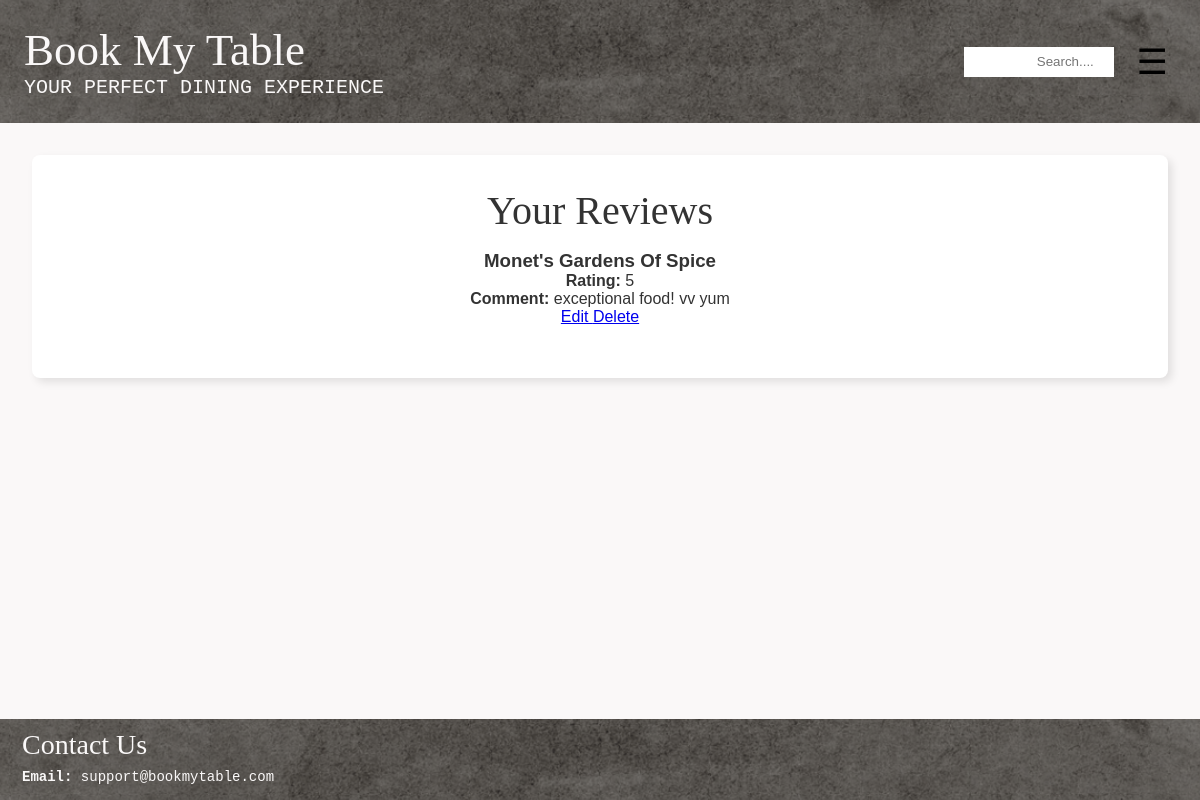
Screenshot of /my-review/ (signed in) with the database file from the repository.
### interactions/models.py (models this page shows, shortened)
class Review(models.Model):
    review_id = models.AutoField(primary_key=True)
    restaurant = models.ForeignKey(Restaurant, on_delete=models.CASCADE, related_name='reviews')
    user = models.ForeignKey(settings.AUTH_USER_MODEL, on_delete=models.CASCADE, related_name='reviews')
    rating = models.PositiveSmallIntegerField()
    comment = models.TextField(max_length=1000, blank=True)
    class Meta:
        unique_together = ('user', 'restaurant')       # A user can leave only one review per restaurant
        ordering = ['-review_id']

### restaurant/models.py (models this page shows, shortened)
class Restaurant(models.Model):
    R_ID = models.AutoField(primary_key=True)
    R_Name = models.CharField(max_length=100)
    owner = models.OneToOneField('users.Owner', on_delete=models.CASCADE, related_name='restaurant')
    R_EmailAddress = models.EmailField(unique=True)
    R_ContactNumber = models.CharField(unique = True, max_length=15)
    R_Address = models.TextField() # this will allow for multiple addresses too
    R_Description = models.TextField(blank=True, null=True) #can be left blank, will store NULL if no value exists
    R_CuisineTypes = models.CharField(max_length=100)
    R_ReservationCost = models.DecimalField(max_digits=10, decimal_places=2)
    R_OpenHours = models.CharField(max_length=100) # e.g "Mon-Fri: 9:00AM - 8PM"
    Rating = models.DecimalField(decimal_places=2, default=0.0, max_digits=100)
    NetRevenue = models.DecimalField(max_digits=15, decimal_places=2, default=0.0)

### users/views.py (the view)
# urls.py: path('my-review/', views.my_review, name='my_review'),
def my_review(request):
    user = request.user  # Get the currently logged-in user
    if user.is_customer:
        reviews = Review.objects.filter(user=user)
    elif user.is_owner:
        reviews = Review.objects.filter(restaurant__owner=user)
    return render(request, 'users/my_review.html', {'reviews': reviews})

### users/templates/users/my_review.html (shortened to what this page needs)
{% extends "layout.html" %}
{% block content %}
<div class="container">
    <h2 class="card-heading text-center">Your Reviews</h2>
    {% if reviews %}
        <ul class="list-group">
            {% for review in reviews %}
                <li class="list-group-item d-flex flex-column align-items-start">
                    <h3>{{ review.restaurant.R_Name }}</h3>
                    <p><strong>Rating:</strong> {{ review.rating }}</p>
                    <p><strong>Comment:</strong> {{ review.comment }}</p>
                    {% if user.is_customer %}
                    <td>
                        <div class="d-flex gap-7">
                            <a href="{% url 'interactions:edit_review' review.review_id %}" class="btn btn-primary btn-sm">
                                Edit
                            </a>
                            <a href="{% url 'interactions:delete_review' review.review_id %}"
                            class="btn btn-danger btn-sm"
                            onclick="return confirm('Are you sure you want to delete this review?');">
                            Delete
                            </a>
                        </div>
                    </td>
                    {% endif %}
                </li>
            {% endfor %}
        </ul>
    {% else %}
        <p class="alert alert-info">You have not written any reviews yet.</p>
    {% endif %}
</div>
{% endblock %}

### static/style.css (style rules this page uses)
* { margin: 0; padding: 0; box-sizing: border-box; }
html, body { height: 100%; margin: 0; }
body { font-family: Arial, sans-serif; background-color: #faf8f8; color: #333; display: flex; flex-direction: column; }
.container { max-width: 1200px; margin: 0 auto; padding: 2rem; background-color: #fff; border-radius: 8px; box-shadow: 4px 4px 8px rgba(0, 0, 0, 0.1); }
.flex-column { display: flex; flex-direction: column; align-items: center; }
.text-center { text-align: center; }
.card-heading { font-family: "Brush Script MT", cursive; font-size: 2.5rem; font-weight:lighter; margin-bottom: 1rem; }

### rows the page displays
Review: restaurant.R_Name "Monet's Gardens Of Spice", rating "5", comment "exceptional food! vv yum"
